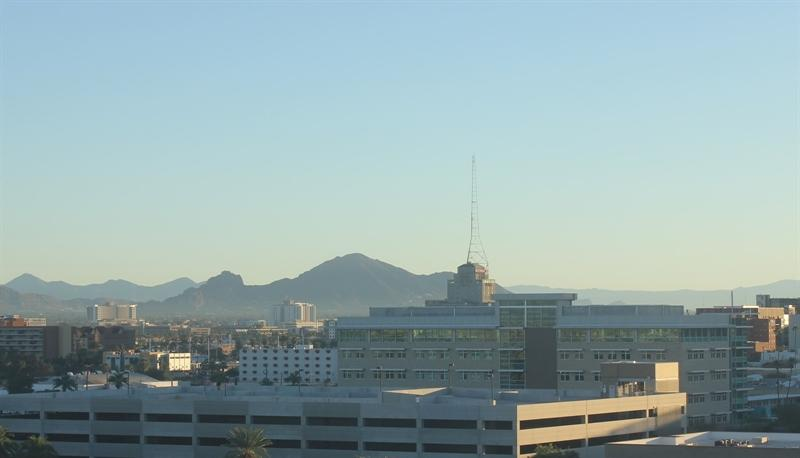
#> input picture 1-Image recognition and representation/day_night_images/training/day/20151101_142050.jpg, 800 x 458 px; its folder holds only this picture in this run
$ jupyter execute --allow-errors 'Day and Night.ipynb'   (shell and % lines are left out)
#> lines starting #> are read from the running program, lines starting #| are printed output that depends on the picture
### 1-Image recognition and representation/helpers.py
# Helper functions

import os
import glob # library for loading images from a directory
import matplotlib.image as mpimg

import cv2


# This function loads in images and their labels and places them in a list
# The list contains all images and their associated labels
# For example, after data is loaded, im_list[0][:] will be the first image-label pair in the list
def load_dataset(image_dir):

    # Populate this empty image list
#> called with image_dir = 'day_night_images/training'
    im_list = []
    image_types = ["day", "night"]

    # Iterate through each color folder
    for im_type in image_types:

        # Iterate through each image file in each image_type folder
        # glob reads in any image with the extension "image_dir/im_type/*"
        for file in glob.glob(os.path.join(image_dir, im_type, "*")):

            # Read in the image
            im = mpimg.imread(file)
#> im is the input picture: shape (458, 800, 3); mean R, G, B 147.2, 168.7, 170.2

            # Check if the image exists/if it's been correctly read-in
            if not im is None:
                # Append the image, and it's type (red, green, yellow) to the image list
                im_list.append((im, im_type))

    return im_list


## Standardize the input images
# Resize each image to the desired input size: 600x1100px (hxw).

## Standardize the output
# With each loaded image, we also specify the expected output.
# For this, we use binary numerical values 0/1 = night/day.


# This function should take in an RGB image and return a new, standardized version
# 600 height x 1100 width image size (px x px)
def standardize_input(image):

    # Resize image and pre-process so that all "standard" images are the same size
    standard_im = cv2.resize(image, (1100, 600))

    return standard_im


# Examples:
# encode("day") should return: 1
# encode("night") should return: 0
def encode(label):

    numerical_val = 0
    if(label == 'day'):
        numerical_val = 1
    # else it is night and can stay 0

    return numerical_val

# using both functions above, standardize the input images and output labels
def standardize(image_list):

    # Empty image data array
    standard_list = []

    # Iterate through all the image-label pairs
    for item in image_list:
        image = item[0]
        label = item[1]

        # Standardize the image
        standardized_im = standardize_input(image)

        # Create a numerical label
        binary_label = encode(label)

        # Append the image, and it's one hot encoded label to the full, processed list of image data
        standard_list.append((standardized_im, binary_label))

    return standard_list

### 1-Image recognition and representation/Day and Night.ipynb
[cell 1]
## Imports needed
import numpy as np
import matplotlib.pyplot as plt
import cv2   # Computer vision library
import helpers

[cell 2]
# directories
image_dir_train = "day_night_images/training"
image_dir_test = "day_night_images/testing"

[cell 3]
# Load the dataset using the helpers module
Image_list = helpers.load_dataset(image_dir_train)
#> Image_list = 2 items

[cell 4]
# Print out the shape and the label of the image

image_index = 0
selected_image = Image_list[image_index][0]
selected_label = Image_list[image_index][1]
#> selected_label = 'day'

plt.imshow(selected_image)
print("Shape: "+str(selected_image.shape))
#| Shape: (458, 800, 3)
print("Label: " + str(selected_label))
#| Label: day

###### PREPROCESSING

[cell 5]
# This function should take in an RGB image and return a new, standardized version
def standardize_input(image):

    ## TODO: Resize image so that all "standard" images are the same size 600x1100 (hxw)
    standard_im = cv2.resize(image,(1100,600),interpolation = cv2.INTER_AREA)

    return standard_im

[cell 6]
# Examples:
# encode("day") should return: 1
# encode("night") should return: 0

def encode(label):

    numerical_val = 0
    ## TODO: complete the code to produce a numerical label
    if label == 'day':
        numerical_value = 1
    return numerical_val

[cell 7]
def standardize(image_list):

    # Empty image data array
    standard_list = []

    # Iterate through all the image-label pairs
    for item in image_list:
        image = item[0]
        label = item[1]

        # Standardize the image
        standardized_im = standardize_input(image)

        # Create a numerical label
        binary_label = encode(label)

        # Append the image, and it's one hot encoded label to the full, processed list of image data
        standard_list.append((standardized_im, binary_label))
#> this loop made 2 passes
#> (label, binary_label) on pass 1: ('day', 0)
#> (label, binary_label) on pass 2: ('night', 0)
#> pass 1, in standardize_input, `standard_im = cv2.resize(image,(1100,600),interpolation = cv2.INTER_AR..`:
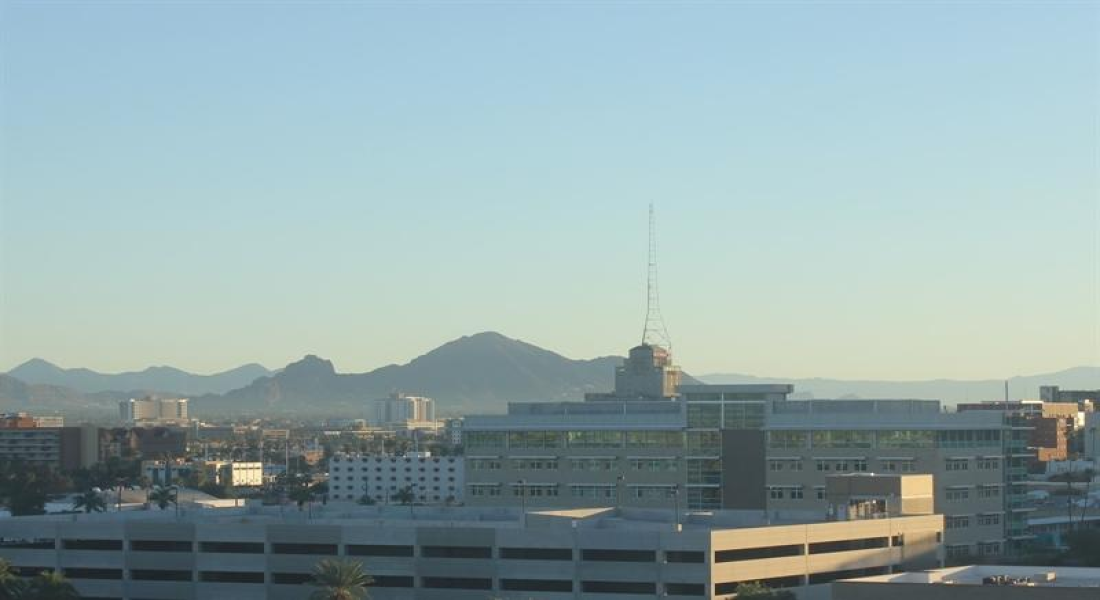
#> standard_im: shape (600, 1100, 3); mean R, G, B 147.2, 168.7, 170.2
#> pass 2, in standardize_input (call 2), `standard_im = cv2.resize(image,(1100,600),interpolation = cv2.INTER_AR..`:
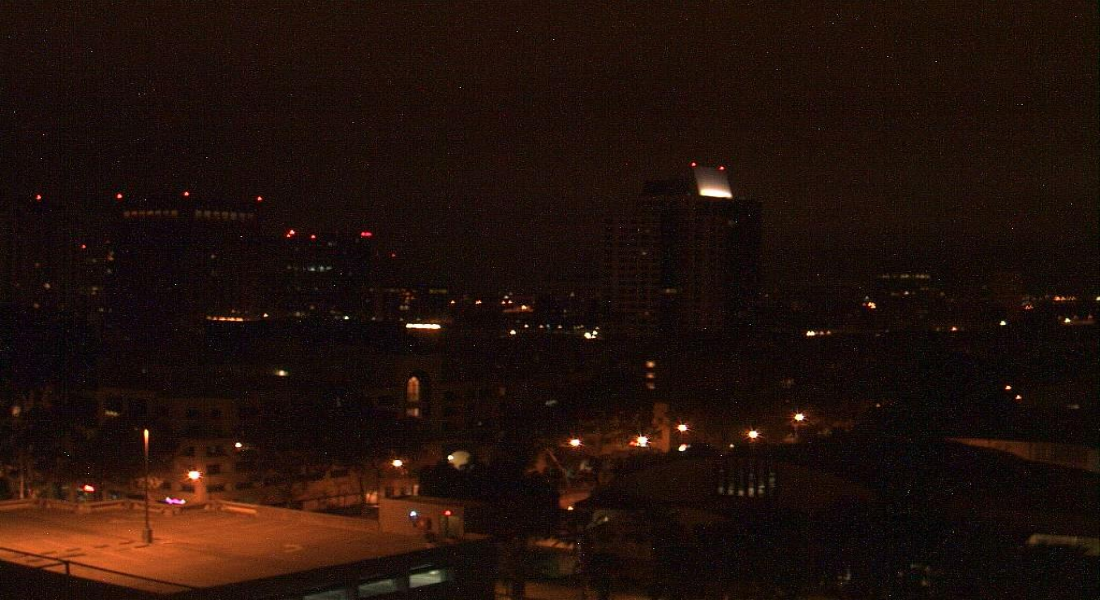
#> standard_im: shape (600, 1100, 3); mean R, G, B 33, 16.4, 10.5
#> after the loop, standard_list = 2 items

    return standard_list

# Standardize all training images
STANDARDIZED_LIST = standardize(Image_list)
#> STANDARDIZED_LIST = 2 items

[cell 8]
# Display a standardized image and its label

# Select an image by index
image_num = 0
selected_image = STANDARDIZED_LIST[image_num][0]
selected_label = STANDARDIZED_LIST[image_num][1]
#> selected_label = 0

# Display image and data about it
## TODO: Make sure the images have numerical labels and are of the same size
plt.imshow(selected_image)
print("Shape: "+str(selected_image.shape))
#| Shape: (600, 1100, 3)
print("Label [1 = day, 0 = night]: " + str(selected_label))
#| Label [1 = day, 0 = night]: 0

##### FEATURE EXTRACTION

[cell 9]
# Converting RGB to HSV
hsv = cv2.cvtColor(selected_image,cv2.COLOR_RGB2HSV)
#> hsv: shape (600, 1100, 3); mean H, S, V 85, 46.2, 175.1

# Setting parameter for hsv
h = hsv[:,:,0]
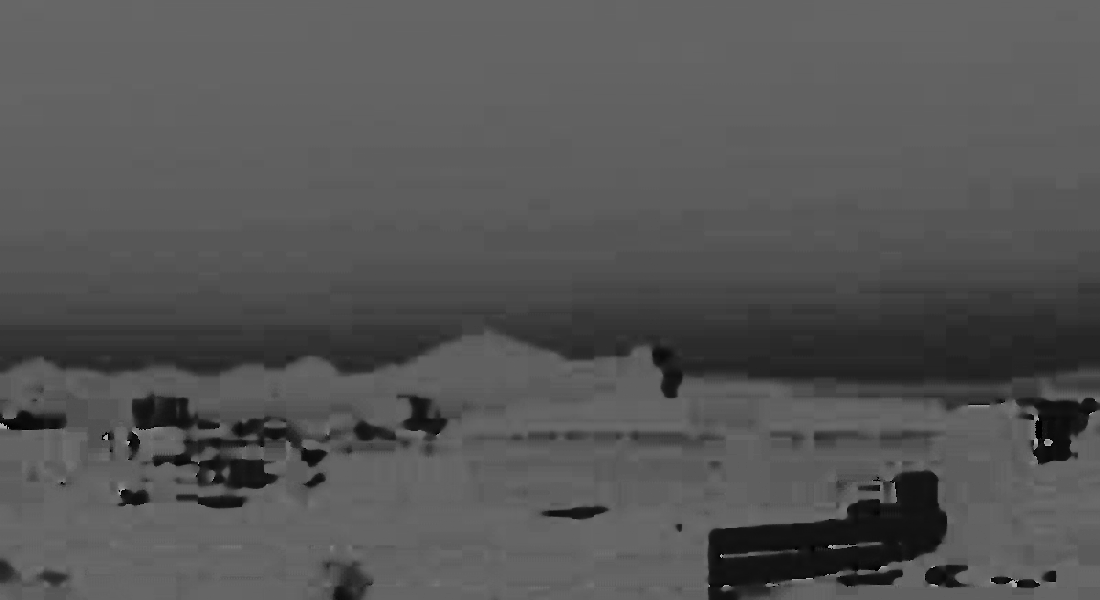
#> h: shape (600, 1100); min 0, max 178, mean 85
s = hsv[:,:,1]
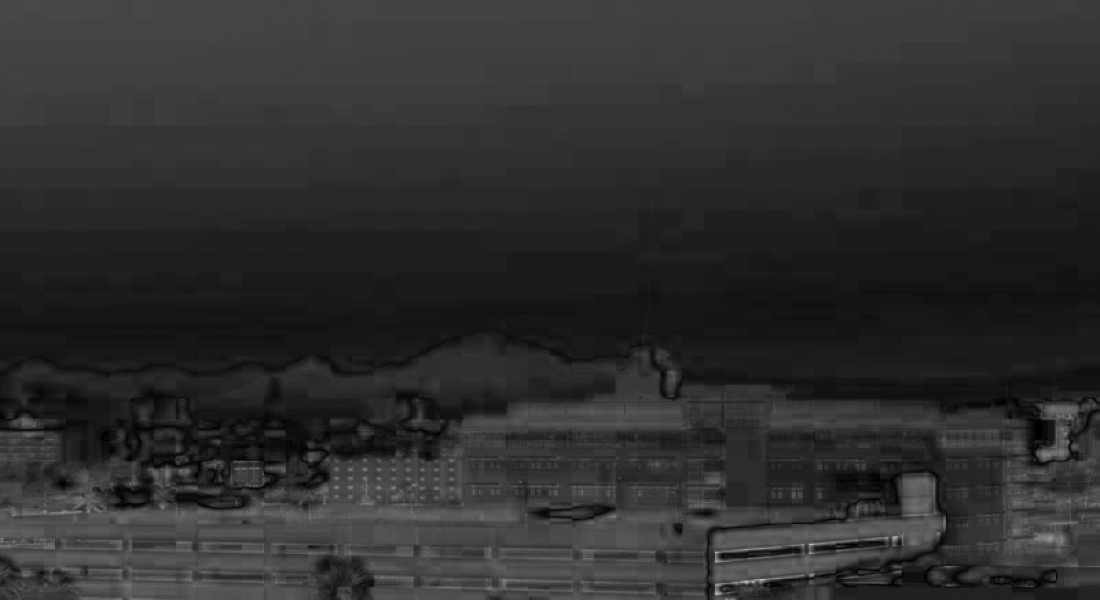
#> s: shape (600, 1100); min 0, max 207, mean 46.2
v = hsv[:,:,2]
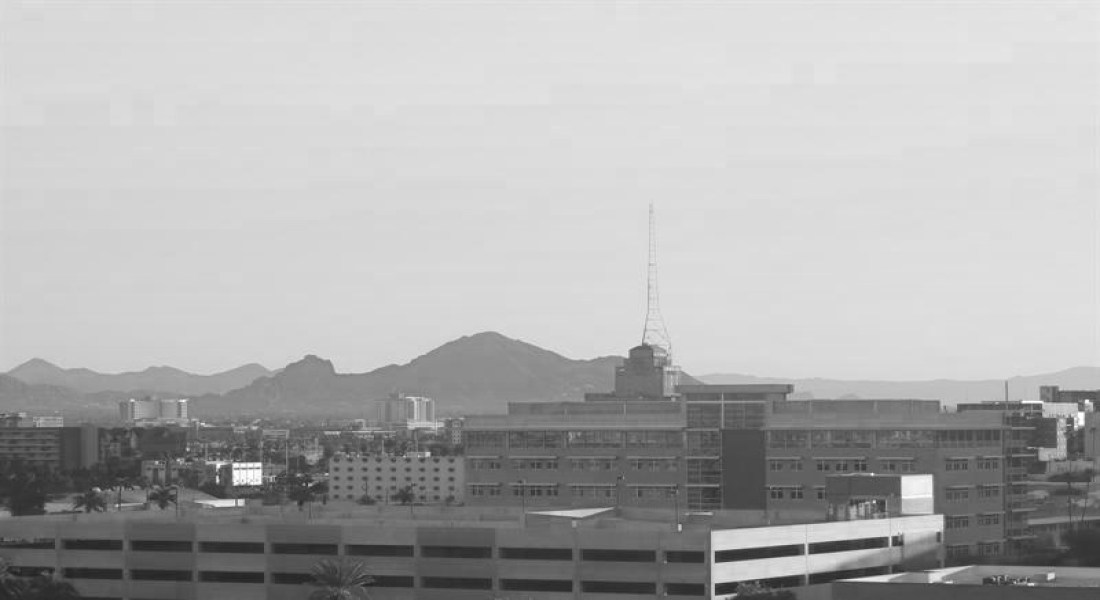
#> v: shape (600, 1100); min 32, max 255, mean 175.1

f, (ax1,ax2,ax3) = plt.subplots(1,3,figsize =(20,10))

ax1.set_title("HUE")
ax1.imshow(h,cmap = 'gray')

ax2.set_title("SATURATION")
ax2.imshow(s,cmap = 'gray')

ax3.set_title("VALUE")
ax3.imshow(v,cmap = 'gray')

[cell 10]
# Find the average Value or brightness of an image
def avg_brightness(rgb_image):

    # Convert image to HSV
    hsv = cv2.cvtColor(rgb_image, cv2.COLOR_RGB2HSV)

    # Add up all the pixel values in the V channel
    sum_brightness = np.sum(hsv[:,:,2])

    avg = 0
    avg = np.sum(sum_brightness/(600*1100))

    return avg

[cell 11]
# Testing average brightness levels
# Look at a number of different day and night images and think about
# what average brightness value separates the two types of images

# As an example, a "night" image is loaded in and its avg brightness is displayed
image_num = 150
#> (the rest of this cell did not finish here and is left out)

##### CLASSIFICATION

[cell 12]
# This function should take in RGB image input
def estimate_label(rgb_image):

    ## TODO: extract average brightness feature from an RGB image
    avg = avg_brightness(rgb_image)
    # Use the avg brightness feature to predict a label (0, 1)
    predicted_label = 0

    ## TODO: set the value of a threshold that will separate day and night images
    threshold = 100

    ## TODO: Return the predicted_label (0 or 1) based on whether the avg is
    # above or below the threshold
    if avg >= threshold :
        predicted_label = 1

    return predicted_label

[cell 13]
import random

# Using the load_dataset function in helpers.py
# Load test data
TEST_IMAGE_LIST = helpers.load_dataset(image_dir_test)
#> TEST_IMAGE_LIST = 2 items

# Standardize the test data
STANDARDIZED_TEST_LIST = helpers.standardize(TEST_IMAGE_LIST)
#> the loop in standardize, `for item in image_list:` made 2 passes
#> (label, binary_label) on passes 1 to 2: ('day', 1), ('night', 0)
#> STANDARDIZED_TEST_LIST = 2 items

# Shuffle the standardized test data
random.shuffle(STANDARDIZED_TEST_LIST)

[cell 14]
## Test out your code by calling the above function and seeing
# how some of your training data is classified
# Constructs a list of misclassified images given a list of test images and their labels
def get_misclassified_images(test_images):
    # Track misclassified images by placing them into a list
    misclassified_images_labels = []

    # Iterate through all the test images
    # Classify each image and compare to the true label
    for image in test_images:

        # Get true data
        im = image[0]
        true_label = image[1]

        # Get predicted label from your classifier
        predicted_label = estimate_label(im)

        # Compare true and predicted labels
        if(predicted_label != true_label):
            # If these labels are not equal, the image has been misclassified
            misclassified_images_labels.append((im, predicted_label, true_label))
#> this loop made 2 passes
#> (true_label, predicted_label, threshold in estimate_label) on passes 1 to 2: (1, 1, 100), (0, 0, 100)
#> after the loop, misclassified_images_labels = []

    # Return the list of misclassified [image, predicted_label, true_label] values
    return misclassified_images_labels

[cell 15]
# Find all misclassified images in a given test set
MISCLASSIFIED = get_misclassified_images(STANDARDIZED_TEST_LIST)
#> MISCLASSIFIED = []

# Accuracy calculations
total = len(STANDARDIZED_TEST_LIST)
#> total = 2
num_correct = total - len(MISCLASSIFIED)
#> num_correct = 2
if total == 0:
    accuracy = 100
else:
    accuracy = num_correct/total
#> accuracy = 1

print('Accuracy: ' + str(accuracy))
#| Accuracy: 1.0
print("Number of misclassified images = " + str(len(MISCLASSIFIED)) +' out of '+ str(total))
#| Number of misclassified images = 0 out of 2
